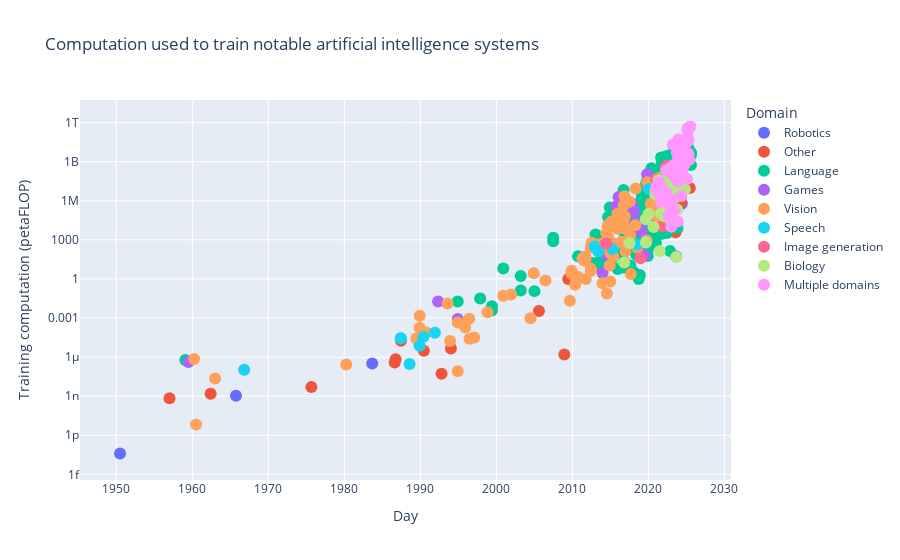

Write notebook code for a chart like this one.
### Code cell
# Load
fig = px.scatter(rawDF, x="Day", y="Training computation (petaFLOP)", color="Domain", log_y=True, hover_name="Entity", title="Computation used to train notable artificial intelligence systems")
fig.update_traces(marker={'size': 12})

### Figure 1 — Plotly figure (JSON) as saved in the notebook; plotly's stock layout.template omitted (floating-point values rounded to 4 significant figures; data arrays with more than 128 entries replaced by an {"elided": "..."} marker saying what was removed)
{"data": [{"hovertemplate": "<b>%{hovertext}</b><br><br>Domain=Robotics<br>Day=%{x}<br>Training computation (petaFLOP)=%{y}<extra></extra>", "hovertext": ["Theseus", "Heuristic Reinforcement Learning", "ASE+ACE", "DD-PPO", "Swift", "Octo-Base", "RDT-1B"], "legendgroup": "Robotics", "marker": {"color": "#636efa", "size": 12, "symbol": "circle"}, "mode": "markers", "name": "Robotics", "orientation": "v", "showlegend": true, "type": "scatter", "x": ["1950-07-02", "1965-10-01", "1983-09-01", "2019-12-19", "2023-08-30", "2024-05-20", "2024-10-10"], "xaxis": "x", "y": [4e-14, 1.08e-09, 3.24e-07, 780000.0, 53.37, 585000.0, 40600000.0], "yaxis": "y"}, {"hovertemplate": "<b>%{hovertext}</b><br><br>Domain=Other<br>Day=%{x}<br>Training computation (petaFLOP)=%{y}<extra></extra>", "hovertext": ["Perceptron Mark I", "Linear Decision Functions", "Cognitron", "Distributed representation NN", "Back-propagation", "Translation-invariant MLP", "Bankruptcy-NN", "Cancer drug mechanism prediction", "Ceramic-MLP", "RankNet", "GNN", "GPU DBNs", "MuseNet", "DLRM-2020", "MetNet", "DLWP", "MedBERT", "FourCastNet", "AudioGen", "VideoMAE V2", "Pangu-Weather", "AudioLM", "GraphCast", "VILA-13B", "GenCast", "FGN"], "legendgroup": "Other", "marker": {"color": "#EF553B", "size": 12, "symbol": "circle"}, "mode": "markers", "name": "Other", "orientation": "v", "showlegend": true, "type": "scatter", "x": ["1957-01-01", "1962-06-01", "1975-09-01", "1986-08-15", "1986-10-01", "1987-06-15", "1990-06-17", "1992-10-16", "1994-01-07", "2005-08-07", "2008-12-09", "2009-06-15", "2019-04-25", "2019-05-31", "2020-03-24", "2021-02-09", "2021-05-20", "2022-02-22", "2023-03-05", "2023-03-29", "2023-07-05", "2023-07-26", "2023-11-14", "2023-12-12", "2024-05-01", "2025-06-12"], "xaxis": "x", "y": [6.949e-10, 1.559e-09, 5.184e-09, 3.888e-07, 6.739e-07, 1.803e-05, 3.059e-06, 5.346e-08, 4.531e-06, 0.003482, 1.615e-06, 1.0, 220800.0, 4000.0, 9511.0, 5685.0, 9470.0, 345000.0, 9500000.0, 9700000.0, 39800000.0, 3900.0, 21000000.0, 2300000.0, 817000.0, 9619000.0], "yaxis": "y"}, {"hovertemplate": "<b>%{hovertext}</b><br><br>Domain=Language<br>Day=%{x}<br>Training computation (petaFLOP)=%{y}<extra></extra>", "hovertext": {"elided": "222 str values"}, "legendgroup": "Language", "marker": {"color": "#00cc96", "size": 12, "symbol": "circle"}, "mode": "markers", "name": "Language", "orientation": "v", "showlegend": true, "type": "scatter", "x": {"elided": "222 str values"}, "xaxis": "x", "y": {"elided": "222 float values"}, "yaxis": "y"}, {"hovertemplate": "<b>%{hovertext}</b><br><br>Domain=Games<br>Day=%{x}<br>Training computation (petaFLOP)=%{y}<extra></extra>", "hovertext": ["Samuel Neural Checkers", "TD-Gammon", "NeuroChess", "DQN", "SmooCT", "AlphaGo Fan", "AlphaGo Lee", "DeepStack", "OpenAI TI7 DOTA 1v1", "Libratus", "AlphaGo Zero", "AlphaGo Master", "AlphaZero", "IMPALA", "FTW (For The Win)", "Hanabi 4 player", "KataGo", "Pluribus", "AlphaStar", "MuZero", "OpenAI Five", "OpenAI Five Rerun", "GOAT", "Student of Games"], "legendgroup": "Games", "marker": {"color": "#ab63fa", "size": 12, "symbol": "circle"}, "mode": "markers", "name": "Games", "orientation": "v", "showlegend": true, "type": "scatter", "x": ["1959-07-01", "1992-05-01", "1994-12-02", "2013-12-19", "2014-07-01", "2015-10-01", "2016-01-27", "2017-01-06", "2017-08-11", "2017-08-19", "2017-10-18", "2017-10-19", "2017-12-05", "2018-02-05", "2018-07-03", "2019-02-01", "2019-02-27", "2019-07-11", "2019-10-30", "2019-11-19", "2019-12-13", "2019-12-13", "2021-07-27", "2021-12-06"], "xaxis": "x", "y": [4.284e-07, 0.01823, 0.0008587, 2.847, 69.0, 380000.0, 1900000.0, 14460.0, 604600.0, 551000.0, 649400.0, 341000.0, 106000.0, 168000.0, 7869.0, 4300.0, 23200.0, 66.0, 107700000.0, 48000.0, 67000000.0, 13000000.0, 24120000.0, 36680000.0], "yaxis": "y"}, {"hovertemplate": "<b>%{hovertext}</b><br><br>Domain=Vision<br>Day=%{x}<br>Training computation (petaFLOP)=%{y}<extra></extra>", "hovertext": ["Perceptron (1960)", "ADALINE", "Print Recognition Logic", "Neocognitron", "Invariant image recognition", "Handwritten Digit Recognition System", "Zip CNN", "SexNet compression", "Siamese-TDNN", "ANN Eye Tracker", "JPMAX", "Mixture of linear models", "LISSOM", "MUSIC perceptron", "System 11", "SOM-CNN", "LeNet-5", "PoE MNIST", "Decision tree (classification)", "Invariant CNN", "LMICA", "SVM-CNN", "Two Stage Feature Extraction (MNIST)", "LCNP LabelMe", "LCNP MNIST", "LCNP NORB", "Feedforward NN", "iCCCP", "Pooling CNN (Caltech 101)", "Pooling CNN (NORB)", "Deep Autoencoders", "High Performance CNN (NORB)", "CNN Committee (MNIST)", "CNN Committee (NIST)", "CNN committee (traffic sign)", "Dropout (CIFAR)", "Dropout (ImageNet)", "Dropout (MNIST)", "Unsupervised High-level Feature Learner", "AlexNet", "DNN EM segmentation", "Hierarchical Scene Labeling (Stanford Background)", "Visualizing CNNs", "Image generation", "SPPNet", "ACF-WIDER", "VGG16", "VGG19", "GoogLeNet / InceptionV1", "TA-CNN", "Fractional Max-Pooling", "ADAM (CIFAR-10)", "MSRA (C, PReLU)", "U-Net", "DCNN", "SAF R-CNN", "Inception v3", "ResNet-101 (ImageNet)", "ResNet-152 (ImageNet)", "R-FCN", "ResNet-200", "Xception", "NASv3 (CIFAR-10)", "PolyNet", "HR-ResNet101", "EnhanceNet", "JFT", "RetinaNet-R101", "PyramidNet", "YOLOv3", "ResNeXt-101 32x48d", "Big-Little Net", "AlphaX-1", "Noisy Student (L2)", "Once for All", "DETR", "ViT-Huge/14", "DeiT-B", "Meta Pseudo Labels", "Transformer local-attention (NesT-B)", "ViT-G/14", "CoAtNet", "Denoising Diffusion Probabilistic Models (LSUN Bedroom)", "EfficientNetV2-XL", "SEER", "YOLOX-X", "Masked Autoencoders ViT-H", "BASIC-L", "Florence", "Detic", "ViT-G (model soup)", "CoCa", "InternImage", "EVA-01", "ViT-22B", "SigLIP 400M", "Segment Anything Model", "DINOv2"], "legendgroup": "Vision", "marker": {"color": "#FFA15A", "size": 12, "symbol": "circle"}, "mode": "markers", "name": "Vision", "orientation": "v", "showlegend": true, "type": "scatter", "x": ["1960-03-30", "1960-06-30", "1963-01-01", "1980-04-01", "1989-06-18", "1989-11-27", "1989-12-01", "1990-10-01", "1993-08-01", "1993-11-29", "1994-12-02", "1994-12-02", "1995-11-27", "1996-06-03", "1996-06-18", "1997-01-31", "1998-11-01", "2000-11-28", "2001-12-08", "2004-06-27", "2004-12-01", "2006-06-17", "2009-09-01", "2009-11-22", "2009-11-22", "2009-11-22", "2010-05-13", "2010-06-13", "2010-09-15", "2010-09-15", "2011-04-29", "2011-07-16", "2011-09-18", "2011-09-18", "2011-10-03", "2012-06-03", "2012-06-03", "2012-06-03", "2012-07-12", "2012-09-30", "2012-12-03", "2013-08-01", "2013-11-12", "2013-12-20", "2014-06-18", "2014-07-15", "2014-09-04", "2014-09-04", "2014-09-17", "2014-11-29", "2014-12-18", "2014-12-22", "2015-02-06", "2015-05-18", "2015-08-07", "2015-10-28", "2015-12-02", "2015-12-10", "2015-12-10", "2016-06-21", "2016-09-17", "2016-10-07", "2016-11-05", "2016-11-17", "2016-12-13", "2016-12-23", "2017-07-10", "2017-08-07", "2017-09-06", "2018-04-08", "2018-05-02", "2018-07-10", "2019-10-02", "2019-11-11", "2020-04-29", "2020-05-26", "2020-10-22", "2021-01-15", "2021-03-01", "2021-05-26", "2021-06-08", "2021-06-09", "2021-06-11", "2021-06-23", "2021-07-29", "2021-08-06", "2021-11-11", "2021-11-19", "2021-11-22", "2022-01-07", "2022-03-10", "2022-06-14", "2022-11-10", "2022-11-14", "2023-02-10", "2023-03-27", "2023-04-05", "2023-04-14"], "xaxis": "x", "y": [7.2e-07, 6.6e-12, 2.25e-08, 2.737e-07, 2.7e-05, 0.0001814, 0.001496, 7.878e-05, 0.01287, 1.753e-05, 8.083e-08, 0.0004536, 0.0001955, 0.0008817, 2.586e-05, 3.143e-05, 0.002811, 0.05181, 0.063, 0.0009742, 2.782, 0.7452, 0.02075, 3.295, 4.182, 2.452, 0.35, 1.08, 1.221, 1.456, 36.73, 25.8, 52.0, 26.0, 0.992, 4.269, 273.2, 6.039, 600.0, 470.0, 478.0, 237.7, 532.0, 0.4752, 3411.0, 0.07638, 12290.0, 11000.0, 1510.0, 10.85, 100.0, 0.625, 23970.0, 50.83, 481.0, 12310.0, 100000.0, 7004.0, 10410.0, 719.4, 29740.0, 436000.0, 2200000.0, 64000.0, 7077.0, 130.8, 843000.0, 2065.0, 2.34, 13420.0, 8744000.0, 246.0, 889.3, 26120000.0, 623700.0, 400000.0, 4262000.0, 78840.0, 47900000.0, 24060.0, 58500000.0, 42700000.0, 78400.0, 95600.0, 18000000.0, 634300.0, 460000.0, 41200000.0, 48310000.0, 23440.0, 3400000.0, 73000000.0, 2408000.0, 15010000.0, 193200000.0, 4947000.0, 7800000.0, 7419000.0], "yaxis": "y"}, {"hovertemplate": "<b>%{hovertext}</b><br><br>Domain=Speech<br>Day=%{x}<br>Training computation (petaFLOP)=%{y}<extra></extra>", "hovertext": ["LTE speaker verification system", "NetTalk (dictionary)", "NetTalk (transcription)", "MLN-ASR", "Speaker-independent vowel classification", "NETtalk reimplementation", "Weight Decay", "DistBelief Speech", "ReLU-Speech", "TC-DNN-BLSTM-DNN", "Big-Little Net (speech)", "ContextNet + Noisy Student", "Conformer + Wav2vec 2.0 + Noisy Student", "wave2vec 2.0 LARGE", "HuBERT", "Whisper"], "legendgroup": "Speech", "marker": {"color": "#19d3f3", "size": 12, "symbol": "circle"}, "mode": "markers", "name": "Speech", "orientation": "v", "showlegend": true, "type": "scatter", "x": ["1966-11-01", "1987-06-06", "1987-06-06", "1988-08-01", "1989-11-27", "1990-06-01", "1991-12-02", "2012-12-03", "2013-05-26", "2015-04-06", "2018-07-10", "2020-01-19", "2020-10-20", "2020-10-22", "2021-07-27", "2022-09-21"], "xaxis": "x", "y": [1.059e-07, 2.766e-05, 2.833e-05, 2.964e-07, 7.486e-06, 3.581e-05, 7.547e-05, 311.4, 127.7, 194.1, 429.0, 8160000.0, 7600000.0, 3871000.0, 5540000.0, 4207000.0], "yaxis": "y"}, {"hovertemplate": "<b>%{hovertext}</b><br><br>Domain=Image generation<br>Day=%{x}<br>Training computation (petaFLOP)=%{y}<extra></extra>", "hovertext": ["GANs", "StyleGAN", "DALL-E", "ADM", "CogView", "StyleGAN3-R", "StyleGAN3-T", "Projected GAN", "Make-A-Scene", "DALL·E 2", "Stable Diffusion (LDM-KL-8-G)", "Imagen", "Parti", "eDiff-I", "AR-LDM", "Discriminator Guidance", "DDPM-IP (CelebA)", "DiT-XL/2", "Stable Diffusion 3"], "legendgroup": "Image generation", "marker": {"color": "#FF6692", "size": 12, "symbol": "circle"}, "mode": "markers", "name": "Image generation", "orientation": "v", "showlegend": true, "type": "scatter", "x": ["2014-06-10", "2018-12-12", "2021-01-05", "2021-05-11", "2021-05-26", "2021-06-21", "2021-06-21", "2021-11-01", "2022-03-24", "2022-04-06", "2022-04-13", "2022-05-23", "2022-06-22", "2022-11-02", "2022-11-20", "2022-11-28", "2023-01-27", "2023-03-02", "2024-02-22"], "xaxis": "x", "y": [518.4, 39.3, 47000000.0, 6200000.0, 26800000.0, 2428000.0, 1702000.0, 10500.0, 6417000.0, 337000000.0, 50000000.0, 14600000.0, 509600000.0, 54600.0, 510000.0, 215700.0, 350000.0, 600000.0, 50000000.0], "yaxis": "y"}, {"hovertemplate": "<b>%{hovertext}</b><br><br>Domain=Biology<br>Day=%{x}<br>Training computation (petaFLOP)=%{y}<extra></extra>", "hovertext": ["SPIDER2", "DeepLoc", "trRosetta", "UDSMProt", "AlphaFold", "ProBERTa", "AlphaFold 2", "ESM1b", "MSA Transformer", "ProtBERT-BFD", "ProtT5-XL-U50", "Fold2Seq", "DNABERT", "AlphaFold-Multimer", "ProteinBERT", "BERT-RBP", "Tranception", "ProGen2-xlarge", "ESM2-15B", "OmegaPLM", "DiffDock", "GenSLM", "CaLM", "Nucleotide Transformer", "Ankh_large", "HyenaDNA", "xTrimoPGLM -100B", "GGNN", "PeptideBERT", "RoseTTAFold All-Atom (RFAA)", "AlphaFold 3", "ESM3 (98B)", "CHAI-1"], "legendgroup": "Biology", "marker": {"color": "#B6E880", "size": 12, "symbol": "circle"}, "mode": "markers", "name": "Biology", "orientation": "v", "showlegend": true, "type": "scatter", "x": ["2016-10-28", "2017-07-07", "2019-08-22", "2019-09-04", "2020-01-15", "2020-09-01", "2020-11-30", "2020-12-15", "2021-02-13", "2021-05-04", "2021-05-04", "2021-06-24", "2021-08-15", "2021-10-04", "2022-02-10", "2022-04-07", "2022-05-27", "2022-06-27", "2022-07-21", "2022-07-22", "2022-10-04", "2022-10-11", "2022-12-19", "2023-01-15", "2023-01-16", "2023-06-27", "2023-07-06", "2023-08-05", "2023-08-28", "2023-10-09", "2024-05-08", "2024-06-25", "2024-10-15"], "xaxis": "x", "y": [18.22, 578.1, 38050.0, 637.0, 100000.0, 9720.0, 2990000.0, 5100000.0, 5490000.0, 39000000.0, 18700000.0, 140.0, 107000.0, 4350000.0, 65000.0, 140000.0, 7240000.0, 13500000.0, 73500000.0, 10350000.0, 72000.0, 1420000.0, 29000.0, 8080000.0, 6500000.0, 1811000.0, 620000000.0, 7560000.0, 49.0, 214000.0, 41410000.0, 1070000000.0, 7761000.0], "yaxis": "y"}, {"hovertemplate": "<b>%{hovertext}</b><br><br>Domain=Multiple domains<br>Day=%{x}<br>Training computation (petaFLOP)=%{y}<extra></extra>", "hovertext": ["CLIP (ViT L/14@336px)", "M6-T", "ALIGN", "Zidong Taichu", "Swin Transformer V2 (SwinV2-G)", "NÜWA", "Flamingo", "Gato", "BEIT-3", "PaLI", "AlphaTensor", "Galactica", "VALL-E", "DreamerV3", "BLIP-2 (Q-Former)", "GPT-4", "LLaVA", "InstructBLIP", "ONE-PEACE", "PaLI-X", "Amazon Titan", "ChatGLM3-6B", "LLaVA 1.5", "CogVLM-17B", "GPT-4 Turbo", "MultiBand Diffusion", "SPHINX (Llama 2 13B)", "Volcano 13B", "Gemini 1.0 Pro", "Gemini 1.0 Ultra", "CogAgent", "FunSearch", "Gemini 1.5 Pro", "Claude 3 Opus", "MM1-30B", "Reka Core", "VILA1.5-13B", "GPT-4o", "OpenVLA", "Claude 3.5 Sonnet", "GPT-4o mini", "LLaVA-OV-72B", "Grok-2", "Llama 3.2 11B", "Movie Gen Video", "NVLM-D 72B", "NVLM-H 72B", "NVLM-X 72B", "Amazon Nova Pro", "Eagle 2", "Grok 3", "Claude 3.7 Sonnet", "GPT-4.5", "Llama 4 Behemoth (preview)", "Llama 4 Maverick", "Llama 4 Scout", "Seed1.5-VL", "Grok 4"], "legendgroup": "Multiple domains", "marker": {"color": "#FF97FF", "size": 12, "symbol": "circle"}, "mode": "markers", "name": "Multiple domains", "orientation": "v", "showlegend": true, "type": "scatter", "x": ["2021-01-05", "2021-03-05", "2021-06-11", "2021-08-11", "2021-11-18", "2021-11-24", "2022-04-29", "2022-05-12", "2022-08-22", "2022-09-14", "2022-10-05", "2022-11-16", "2023-01-05", "2023-01-10", "2023-01-30", "2023-03-15", "2023-04-17", "2023-05-11", "2023-05-18", "2023-05-29", "2023-09-28", "2023-10-27", "2023-11-05", "2023-11-06", "2023-11-06", "2023-11-08", "2023-11-13", "2023-11-13", "2023-12-06", "2023-12-06", "2023-12-14", "2023-12-14", "2024-02-15", "2024-03-04", "2024-03-14", "2024-04-15", "2024-05-03", "2024-05-13", "2024-06-13", "2024-06-20", "2024-07-18", "2024-08-06", "2024-08-13", "2024-09-24", "2024-10-04", "2024-10-22", "2024-10-22", "2024-10-22", "2024-12-03", "2025-01-20", "2025-02-17", "2025-02-24", "2025-02-27", "2025-04-05", "2025-04-05", "2025-04-05", "2025-05-11", "2025-07-09"], "xaxis": "x", "y": [10500000.0, 5500000.0, 25990000.0, 801600.0, 1100000.0, 7246000.0, 219000000.0, 4020000.0, 70000.0, 169000000.0, 714100.0, 324000000.0, 10100.0, 220300.0, 1200000.0, 21000000000.0, 78050000.0, 194000.0, 180000.0, 560000000.0, 4800000000.0, 50400000.0, 78070000.0, 63310000.0, 22000000000.0, 26000.0, 30400000.0, 45600000.0, 1830000000.0, 50000000000.0, 67070000.0, 387000000.0, 15800000000.0, 16400000000.0, 486000000.0, 8400000000.0, 2300000.0, 38100000000.0, 110000000.0, 27000000000.0, 7360000000.0, 3037000000.0, 29600000000.0, 579000000.0, 1650000000.0, 3020000000.0, 3020000000.0, 3040000000.0, 6000000000.0, 47160000.0, 350000000000.0, 33500000000.0, 210000000000.0, 51840000000.0, 2244000000.0, 4080000000.0, 1389000000.0, 500000000000.0], "yaxis": "y"}], "layout": {"legend": {"title": {"text": "Domain"}, "tracegroupgap": 0}, "title": {"text": "Computation used to train notable artificial intelligence systems"}, "xaxis": {"anchor": "y", "domain": [0, 1], "title": {"text": "Day"}}, "yaxis": {"anchor": "x", "domain": [0, 1], "title": {"text": "Training computation (petaFLOP)"}, "type": "log"}}}
